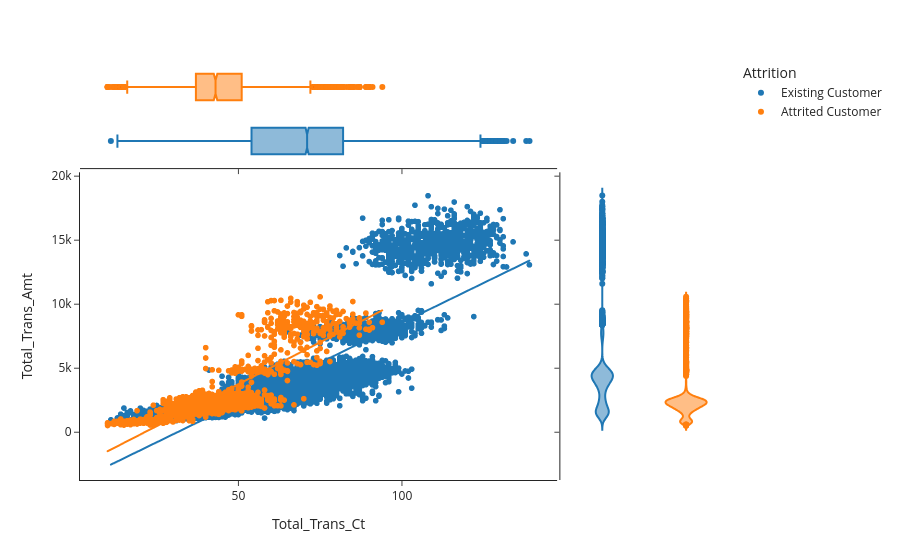

Source (notebook cell):
### Code cell
prop = 'Avg_Utilization_Ratio'
xprop = 'Total_Trans_Ct'
h= 'Attrition'
px.scatter(data, x=xprop, y=yprop, color=h, marginal_y="violin", marginal_x="box", trendline="ols", template="simple_white")

### Figure 1 — Plotly figure (JSON) as saved in the notebook; plotly's stock layout.template omitted (floating-point values rounded to 4 significant figures; data arrays with more than 128 entries replaced by an {"elided": "..."} marker saying what was removed)
{"data": [{"hovertemplate": "Attrition=Existing Customer<br>Total_Trans_Ct=%{x}<br>Total_Trans_Amt=%{y}<extra></extra>", "legendgroup": "Existing Customer", "marker": {"color": "#1F77B4", "symbol": "circle"}, "mode": "markers", "name": "Existing Customer", "showlegend": true, "type": "scattergl", "x": {"elided": "8500 int values"}, "xaxis": "x", "y": {"elided": "8500 int values"}, "yaxis": "y"}, {"alignmentgroup": "True", "hovertemplate": "Attrition=Existing Customer<br>Total_Trans_Ct=%{x}<extra></extra>", "legendgroup": "Existing Customer", "marker": {"color": "#1F77B4", "symbol": "circle"}, "name": "Existing Customer", "notched": true, "offsetgroup": "Existing Customer", "showlegend": false, "type": "box", "x": {"elided": "8500 int values"}, "xaxis": "x3", "yaxis": "y3"}, {"alignmentgroup": "True", "hovertemplate": "Attrition=Existing Customer<br>Total_Trans_Amt=%{y}<extra></extra>", "legendgroup": "Existing Customer", "marker": {"color": "#1F77B4", "symbol": "circle"}, "name": "Existing Customer", "offsetgroup": "Existing Customer", "scalegroup": "y", "showlegend": false, "type": "violin", "xaxis": "x2", "y": {"elided": "8500 int values"}, "yaxis": "y2"}, {"hovertemplate": "<b>OLS trendline</b><br>Total_Trans_Amt = 124.535 * Total_Trans_Ct + -3897.5<br>R<sup>2</sup>=0.660201<br><br>Attrition=Existing Customer<br>Total_Trans_Ct=%{x}<br>Total_Trans_Amt=%{y} <b>(trend)</b><extra></extra>", "legendgroup": "Existing Customer", "marker": {"color": "#1F77B4", "symbol": "circle"}, "mode": "lines", "name": "Existing Customer", "showlegend": false, "type": "scattergl", "x": {"elided": "8500 int values"}, "xaxis": "x", "y": {"elided": "8500 float values"}, "yaxis": "y"}, {"hovertemplate": "Attrition=Attrited Customer<br>Total_Trans_Ct=%{x}<br>Total_Trans_Amt=%{y}<extra></extra>", "legendgroup": "Attrited Customer", "marker": {"color": "#FF7F0E", "symbol": "circle"}, "mode": "markers", "name": "Attrited Customer", "showlegend": true, "type": "scattergl", "x": {"elided": "1627 int values"}, "xaxis": "x", "y": {"elided": "1627 int values"}, "yaxis": "y"}, {"alignmentgroup": "True", "hovertemplate": "Attrition=Attrited Customer<br>Total_Trans_Ct=%{x}<extra></extra>", "legendgroup": "Attrited Customer", "marker": {"color": "#FF7F0E", "symbol": "circle"}, "name": "Attrited Customer", "notched": true, "offsetgroup": "Attrited Customer", "showlegend": false, "type": "box", "x": {"elided": "1627 int values"}, "xaxis": "x3", "yaxis": "y3"}, {"alignmentgroup": "True", "hovertemplate": "Attrition=Attrited Customer<br>Total_Trans_Amt=%{y}<extra></extra>", "legendgroup": "Attrited Customer", "marker": {"color": "#FF7F0E", "symbol": "circle"}, "name": "Attrited Customer", "offsetgroup": "Attrited Customer", "scalegroup": "y", "showlegend": false, "type": "violin", "xaxis": "x2", "y": {"elided": "1627 int values"}, "yaxis": "y2"}, {"hovertemplate": "<b>OLS trendline</b><br>Total_Trans_Amt = 131.06 * Total_Trans_Ct + -2793.98<br>R<sup>2</sup>=0.684241<br><br>Attrition=Attrited Customer<br>Total_Trans_Ct=%{x}<br>Total_Trans_Amt=%{y} <b>(trend)</b><extra></extra>", "legendgroup": "Attrited Customer", "marker": {"color": "#FF7F0E", "symbol": "circle"}, "mode": "lines", "name": "Attrited Customer", "showlegend": false, "type": "scattergl", "x": {"elided": "1627 int values"}, "xaxis": "x", "y": {"elided": "1627 float values"}, "yaxis": "y"}], "layout": {"legend": {"title": {"text": "Attrition"}, "tracegroupgap": 0}, "margin": {"t": 60}, "xaxis": {"anchor": "y", "domain": [0.0, 0.7363], "title": {"text": "Total_Trans_Ct"}}, "xaxis2": {"anchor": "y2", "domain": [0.7413, 1.0], "matches": "x2", "showline": false, "showticklabels": false, "ticks": ""}, "xaxis3": {"anchor": "y3", "domain": [0.0, 0.7363], "matches": "x", "showticklabels": false}, "xaxis4": {"anchor": "y4", "domain": [0.7413, 1.0], "matches": "x2", "showline": false, "showticklabels": false, "ticks": ""}, "yaxis": {"anchor": "x", "domain": [0.0, 0.7326], "title": {"text": "Total_Trans_Amt"}}, "yaxis2": {"anchor": "x2", "domain": [0.0, 0.7326], "matches": "y", "showticklabels": false}, "yaxis3": {"anchor": "x3", "domain": [0.7426, 1.0], "matches": "y3", "showline": false, "showticklabels": false, "ticks": ""}, "yaxis4": {"anchor": "x4", "domain": [0.7426, 1.0], "matches": "y3", "showline": false, "showticklabels": false, "ticks": ""}}}
